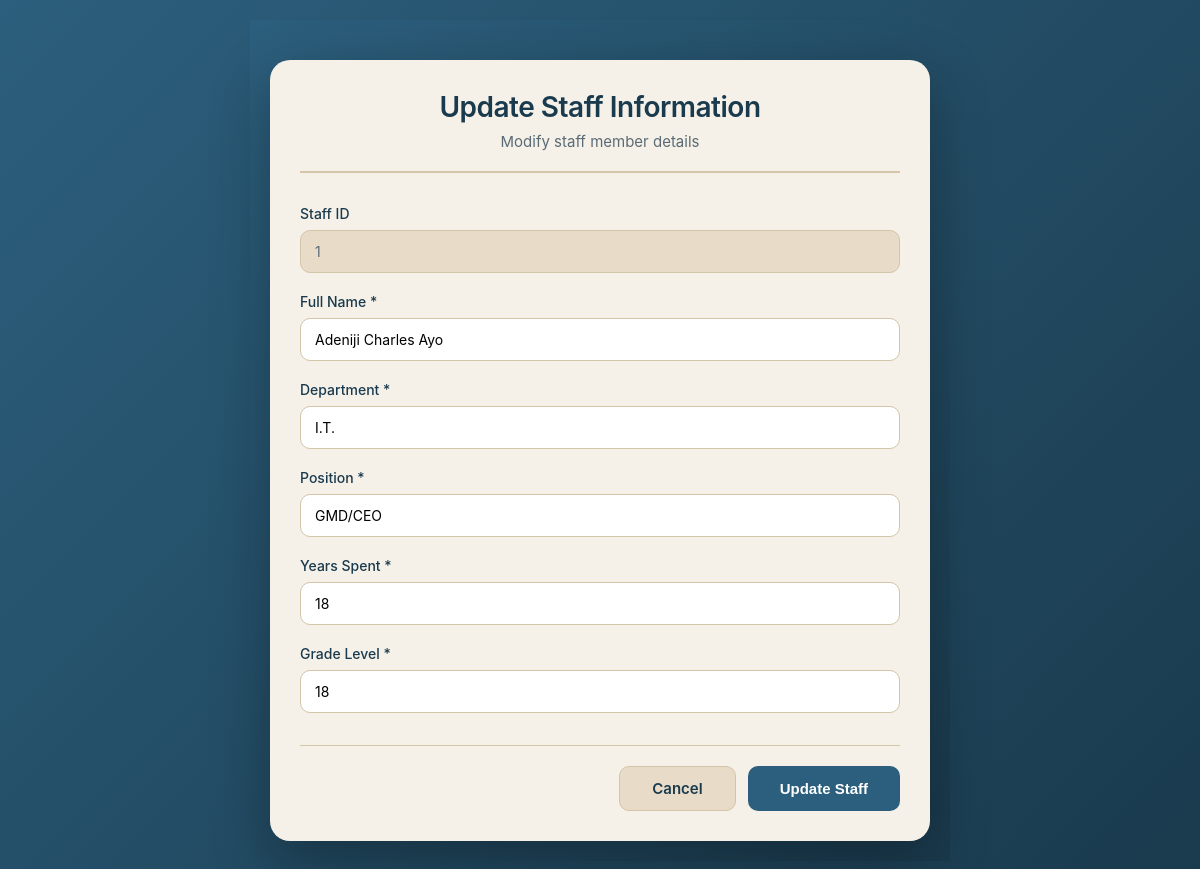
Page /admin/up_staff.php?staff_id=1 (signed in) on the committed database.
### tables this page shows
CREATE TABLE `register_staff` (
  `staff_id` int(20) NOT NULL,
  `fname` varchar(100) NOT NULL,
  `sex` varchar(50) NOT NULL,
  `birthday` date NOT NULL,
  `department` varchar(50) NOT NULL,
  `position` varchar(50) NOT NULL,
  `grade` varchar(50) NOT NULL,
  `years` varchar(50) NOT NULL,
  `username` varchar(50) NOT NULL,
  `password` varchar(50) NOT NULL,
  `date_registered` timestamp NOT NULL DEFAULT current_timestamp()
);

### sanitise.php (called while the page is built)
<?php
function sanitise($str) {
    $str = trim($str);
    $str = stripslashes($str);
    $str = htmlspecialchars($str, ENT_QUOTES, 'UTF-8');
    return $str;
}
?>

### admin/up_staff.php (the view, shortened to what this page needs)
<?php
include('connection.php');
include('../sanitise.php');
if (isset($_GET['staff_id'])) {
    $staff_id = sanitise($_GET['staff_id']);
    $qry = "SELECT * FROM register_staff WHERE staff_id = '$staff_id'";
    $update = mysqli_query($conn, $qry);
    $row_update = mysqli_fetch_assoc($update);
    $totalRows_update = mysqli_num_rows($update);
} else {
    $totalRows_update = 0;
}
?>
<!DOCTYPE html>
<html>
<head>
</head>
<body>
<div class="update-container">
	<div class="update-header">
		<h1>Update Staff Information</h1>
		<p>Modify staff member details</p>
	</div>
	<?php if ($totalRows_update > 0) { ?>
	<form method="post" action="">
		<div class="form-group">
			<label for="staff_id">Staff ID</label>
			<input type="text" name="staff_id" id="staff_id" value="<?php echo htmlspecialchars($row_update['staff_id']); ?>" readonly>
		</div>
		<div class="form-group">
			<label for="fname">Full Name *</label>
			<input type="text" name="fname" id="fname" value="<?php echo htmlspecialchars($row_update['fname']); ?>" required>
		</div>
		<div class="form-group">
			<label for="department">Department *</label>
			<input type="text" name="department" id="department" value="<?php echo htmlspecialchars($row_update['department']); ?>" required>
		</div>
		<div class="form-group">
			<label for="position">Position *</label>
			<input type="text" name="position" id="position" value="<?php echo htmlspecialchars($row_update['position']); ?>" required>
		</div>
		<div class="form-group">
			<label for="years">Years Spent *</label>
			<input type="number" name="years" id="years" value="<?php echo htmlspecialchars($row_update['years']); ?>" min="0" max="50" required>
		</div>
		<div class="form-group">
			<label for="grade">Grade Level *</label>
			<input type="number" name="grade" id="grade" value="<?php echo htmlspecialchars($row_update['grade']); ?>" min="1" max="20" required>
		</div>
		<div class="form-actions">
			<a href="view_staff.php" class="btn btn-secondary">Cancel</a>
			<button type="submit" class="btn btn-primary">Update Staff</button>
		</div>
	</form>
	<?php } ?>
</div>
</body>
</html>

### admin/up_staff.php (style rules this page uses)
body, html { margin: 0; padding: 0; font-family: -apple-system, BlinkMacSystemFont, "Segoe UI", Roboto, "Helvetica Neue", Arial, sans-serif; font-size: 14px; background: linear-gradient(135deg, #2c5f7d 0%, #1a3a4d 100%); min-height: 80vh; display: flex; align-items: center; justify-content: center; padding: 20px; }
.update-container { background: #f5f1e8; border-radius: 20px; box-shadow: 0 20px 60px rgba(0, 0, 0, 0.3); padding: 30px; width: 600px; max-width: 100%; border: none; margin-top: 20px; }
.update-header { text-align: center; margin-bottom: 32px; padding-bottom: 20px; border-bottom: 2px solid #d4c4a8; }
.update-header h1 { color: #1a3a4d; margin: 0 0 8px 0; font-size: 28px; font-weight: 600; letter-spacing: -0.5px; }
.update-header p { color: #5a6b75; margin: 0; font-size: 15px; }
.form-group { margin-bottom: 20px; }
.form-group label { display: block; margin-bottom: 8px; color: #1a3a4d; font-weight: 500; font-size: 14px; }
.form-group input[type="text"], .form-group input[type="number"] { width: 100%; padding: 12px 14px; border: 1.5px solid #d4c4a8; border-radius: 10px; font-size: 14px; transition: all 0.2s ease; box-sizing: border-box; background: #ffffff; font-family: inherit; }
.form-group input[readonly] { background: #e8dcc8; cursor: not-allowed; color: #5a6b75; }
.form-actions { display: flex; gap: 12px; justify-content: flex-end; margin-top: 32px; padding-top: 20px; border-top: 1px solid #d4c4a8; }
.btn { padding: 12px 32px; border-radius: 10px; font-size: 15px; font-weight: 600; cursor: pointer; transition: all 0.2s ease; text-decoration: none; display: inline-block; text-align: center; }
.btn-primary { background: #2c5f7d; color: white; border: none; }
.btn-secondary { background: #e8dcc8; color: #1a3a4d; border: 1.5px solid #d4c4a8; }

### rows in the picture
register_staff: staff_id "1", fname "Adeniji Charles Ayo", department "I.T.", position "GMD/CEO", years "18", grade "18"
